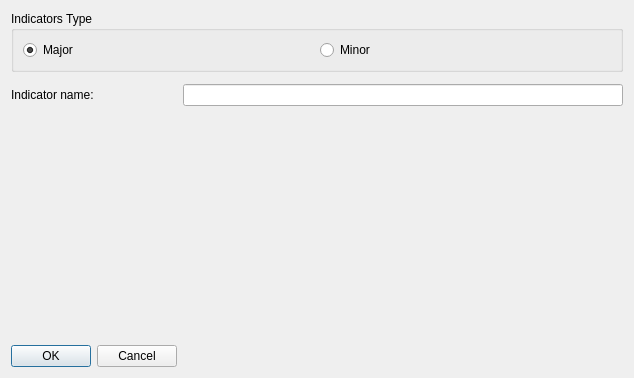
<?xml version="1.0" encoding="UTF-8"?>
<ui version="4.0">
 <class>EditEnumDialog</class>
 <widget class="QDialog" name="EditEnumDialog">
  <property name="geometry">
   <rect>
    <x>0</x>
    <y>0</y>
    <width>634</width>
    <height>378</height>
   </rect>
  </property>
  <property name="windowTitle">
   <string>Dialog</string>
  </property>
  <layout class="QFormLayout" name="formLayout_2">
   <item row="3" column="0">
    <widget class="QLabel" name="label">
     <property name="text">
      <string>Indicator name:</string>
     </property>
    </widget>
   </item>
   <item row="5" column="0">
    <widget class="QWidget" name="indicatorTypeWidget" native="true">
     <layout class="QFormLayout" name="formLayout"/>
    </widget>
   </item>
   <item row="6" column="0">
    <widget class="QDialogButtonBox" name="buttonBox">
     <property name="orientation">
      <enum>Qt::Orientation::Horizontal</enum>
     </property>
     <property name="standardButtons">
      <set>QDialogButtonBox::StandardButton::Cancel|QDialogButtonBox::StandardButton::Ok</set>
     </property>
    </widget>
   </item>
   <item row="3" column="1">
    <widget class="QLineEdit" name="lineEdit"/>
   </item>
   <item row="1" column="0" colspan="2">
    <widget class="QGroupBox" name="groupBox_2">
     <property name="title">
      <string>Indicators Type</string>
     </property>
     <layout class="QHBoxLayout" name="horizontalLayout">
      <item>
       <widget class="QRadioButton" name="majorRadioButton">
        <property name="text">
         <string>Major</string>
        </property>
        <property name="checked">
         <bool>true</bool>
        </property>
       </widget>
      </item>
      <item>
       <widget class="QRadioButton" name="minorRadioButton">
        <property name="text">
         <string>Minor</string>
        </property>
       </widget>
      </item>
     </layout>
    </widget>
   </item>
   <item row="2" column="0" colspan="2">
    <widget class="ChartAxisGeneralSettings" name="generalSettingsWidget" native="true"/>
   </item>
   <item row="4" column="0" colspan="2">
    <spacer name="verticalSpacer">
     <property name="orientation">
      <enum>Qt::Orientation::Vertical</enum>
     </property>
     <property name="sizeHint" stdset="0">
      <size>
       <width>20</width>
       <height>40</height>
      </size>
     </property>
    </spacer>
   </item>
  </layout>
 </widget>
 <customwidgets>
  <customwidget>
   <class>ChartAxisGeneralSettings</class>
   <extends>QWidget</extends>
   <header>chartaxisgeneralsettings.h</header>
   <container>1</container>
  </customwidget>
 </customwidgets>
 <resources/>
 <connections>
  <connection>
   <sender>buttonBox</sender>
   <signal>accepted()</signal>
   <receiver>EditEnumDialog</receiver>
   <slot>accept()</slot>
   <hints>
    <hint type="sourcelabel">
     <x>248</x>
     <y>254</y>
    </hint>
    <hint type="destinationlabel">
     <x>157</x>
     <y>274</y>
    </hint>
   </hints>
  </connection>
  <connection>
   <sender>buttonBox</sender>
   <signal>rejected()</signal>
   <receiver>EditEnumDialog</receiver>
   <slot>reject()</slot>
   <hints>
    <hint type="sourcelabel">
     <x>316</x>
     <y>260</y>
    </hint>
    <hint type="destinationlabel">
     <x>286</x>
     <y>274</y>
    </hint>
   </hints>
  </connection>
 </connections>
</ui>
